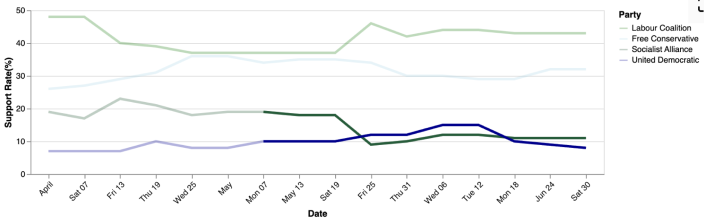
#> input picture Analyze/Evaluation/VisChatter/ComplexLine2.png, 704 x 224 px
$ jupyter execute --allow-errors analyze.ipynb
#> lines starting #> are read from the running program, lines starting #| are printed output that depends on the picture; pictures that were not available may be replaced by others from this repository, and a replacement may not be noted
[cell 1]
import pandas as pd

# Read the CSV file into a DataFrame
#> (the rest of this cell did not finish here and is left out)

[cell 2]
import pandas as pd
from PIL import Image, ImageDraw

# Load your CSV file
# df = pd.read_csv('Merge.csv')

# Load the image
image_path = 'VisChatter/ComplexLine2.png'
image = Image.open(image_path).convert("RGBA")
#> image is the input picture: PIL image 704x224 RGBA; mean R, G, B, A 247.6, 248.3, 248.7, 255
original_width, original_height = image.size
#> original_width = 704; original_height = 224
new_width = 700
new_height = int((new_width / original_width) * original_height)
#> new_height = 222
resized_image = image.resize((new_width, new_height), Image.Resampling.LANCZOS)
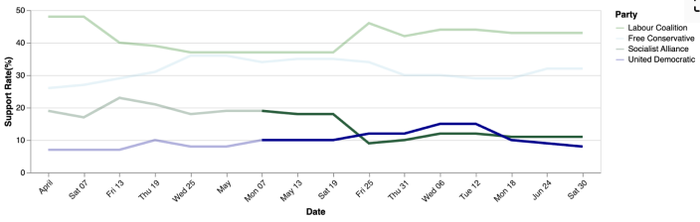
#> resized_image: PIL image 700x222 RGBA; mean R, G, B, A 247.4, 248.1, 248.5, 255
overlay = Image.new("RGBA", resized_image.size, (255, 255, 255, 0))
draw = ImageDraw.Draw(overlay)

# Define the color and size of the dots
# dot_color1 = (255, 0, 0, 255)  # Stroke color for the first dot (red)
dot_color1 = (255, 0, 0, 255) # Stroke color for the second dot (green)
dot_radius = 10
stroke_width = 5  # Width of the stroke

# Iterate over each row in the DataFrame
#> (the rest of this cell did not finish here and is left out)

[cell 3]
# Load the image
image_path = 'VisChatter/SimpleBar1.png'
image = Image.open(image_path).convert("RGBA")
original_width, original_height = image.size
new_width = 690
new_height = int((new_width / original_width) * original_height)
#> new_height = 219
resized_image = image.resize((new_width, new_height), Image.Resampling.LANCZOS)
#> resized_image: PIL image 690x219 RGBA
overlay = Image.new("RGBA", resized_image.size, (255, 255, 255, 0))
#> overlay: PIL image 690x219 RGBA
draw = ImageDraw.Draw(overlay)

# Define the color and size of the dots
# dot_color1 = (255, 0, 0, 255)  # Stroke color for the first dot (red)
dot_color1 = (255, 0, 0, 255) # Stroke color for the second dot (green)
dot_radius = 10
stroke_width = 5  # Width of the stroke

# Iterate over each row in the DataFrame
#> (the rest of this cell did not finish here and is left out)

[cell 4]
# Load the image
image_path = 'VisChatter/ComplexBar1.png'
image = Image.open(image_path).convert("RGBA")
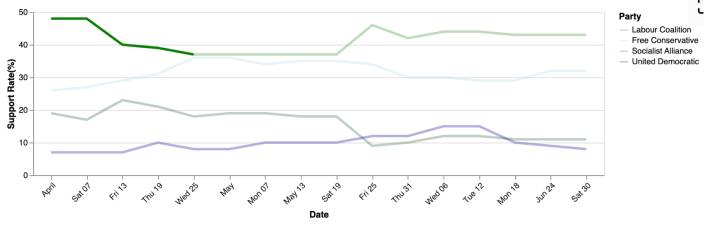
#> input picture Analyze/Evaluation/VisChatter/ComplexLine1.png, 704 x 230 px, given in place of ComplexBar1.png, which was not available
#> image is the input picture: PIL image 704x230 RGBA; mean R, G, B, A 249, 249.7, 249.6, 255
original_width, original_height = image.size
#> original_height = 230
new_width = 680
new_height = int((new_width / original_width) * original_height)
#> new_height = 222
resized_image = image.resize((new_width, new_height), Image.Resampling.LANCZOS)
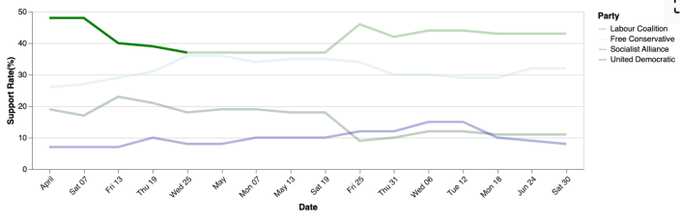
#> resized_image: PIL image 680x222 RGBA; mean R, G, B, A 248.9, 249.6, 249.4, 255
overlay = Image.new("RGBA", resized_image.size, (255, 255, 255, 0))
#> overlay: PIL image 680x222 RGBA
draw = ImageDraw.Draw(overlay)

# Define the color and size of the dots
# dot_color1 = (255, 0, 0, 255)  # Stroke color for the first dot (red)
dot_color1 = (255, 0, 0, 255) # Stroke color for the second dot (green)
dot_radius = 10
stroke_width = 5  # Width of the stroke

# Iterate over each row in the DataFrame
#> (the rest of this cell did not finish here and is left out)

[cell 5]
# Load the image
image_path = 'VisChatter/SimpleLine1.png'
image = Image.open(image_path).convert("RGBA")
original_width, original_height = image.size
new_width = 652
new_height = int((new_width / original_width) * original_height)
#> new_height = 213
resized_image = image.resize((new_width, new_height), Image.Resampling.LANCZOS)
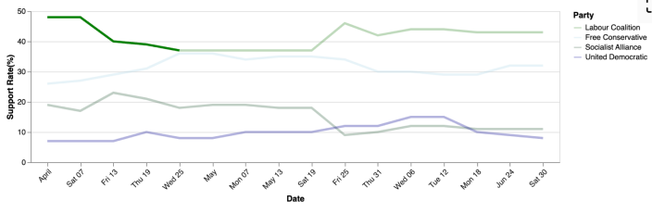
#> resized_image: PIL image 652x213 RGBA; mean R, G, B, A 248.9, 249.5, 249.4, 255
overlay = Image.new("RGBA", resized_image.size, (255, 255, 255, 0))
#> overlay: PIL image 652x213 RGBA
draw = ImageDraw.Draw(overlay)

# Define the color and size of the dots
# dot_color1 = (255, 0, 0, 255)  # Stroke color for the first dot (red)
dot_color1 = (255, 0, 0, 255) # Stroke color for the second dot (green)
dot_radius = 10
stroke_width = 5  # Width of the stroke

# Iterate over each row in the DataFrame
#> (the rest of this cell did not finish here and is left out)
